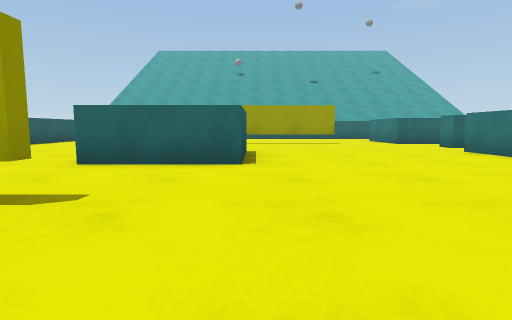
view 1 (above)

19 first-person views from a walk through a scene from a Unity 3-D project. The camera is 0.55 m above the floor, tilts 6° down and sees 80° across. The floor is counted in squares, 1 m on a side. Each view is taken from the middle of a square. On the plan, view 1 faces up. The plan holds only what a view shows up to about 9 squares ahead; the rest is blank. The place goes on beyond the plan. The player character is not drawn. Surface patterns are stand-ins for the level's own textures.

view 2
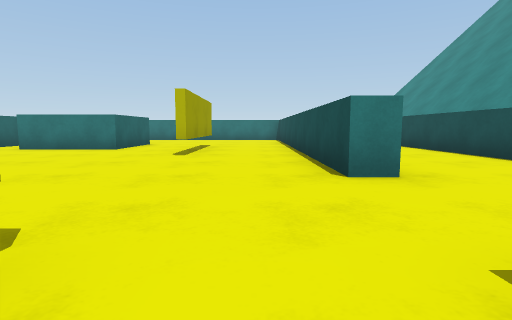

view 3
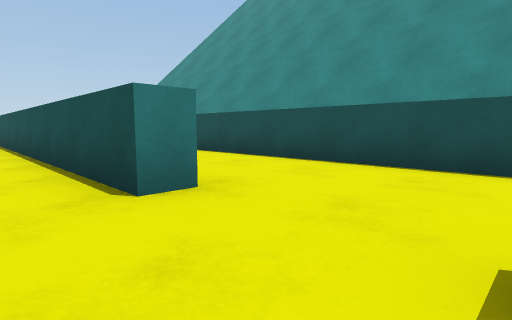

view 4
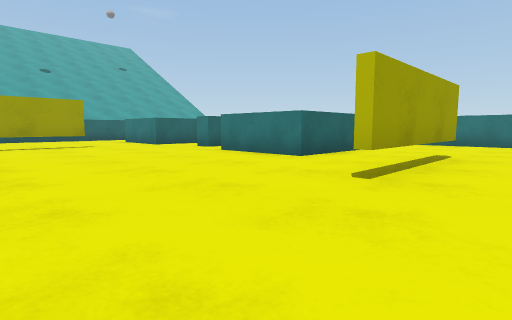

view 5
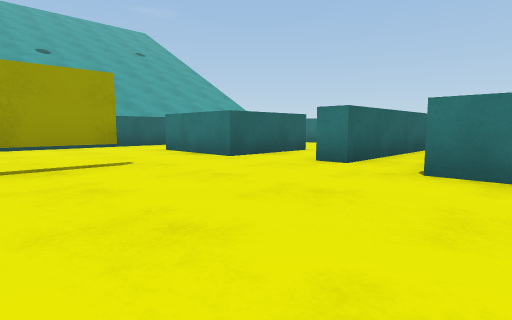

view 6
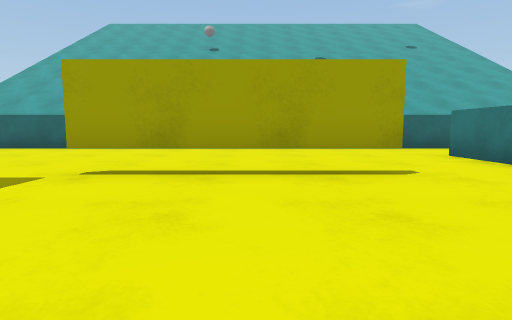

view 7
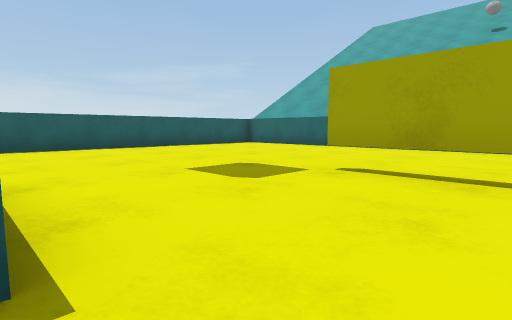

view 8
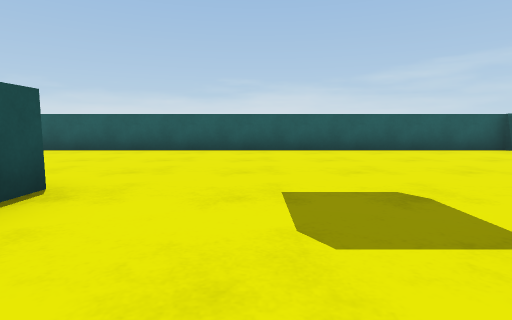

view 9
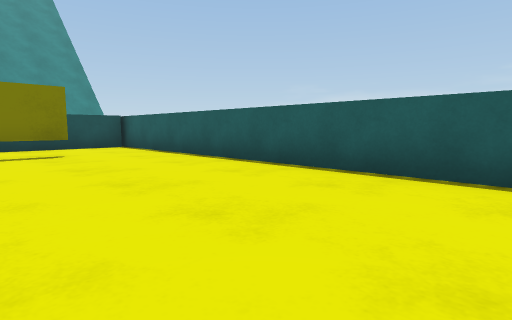

view 10
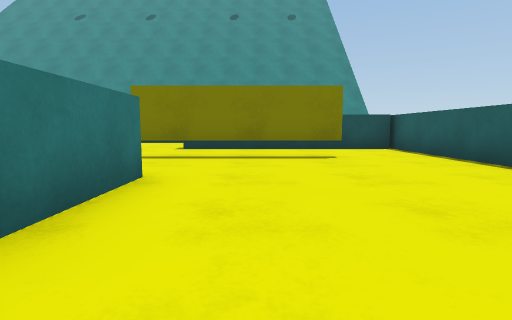

view 11
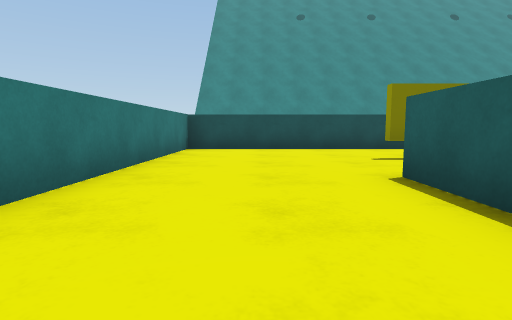

view 12
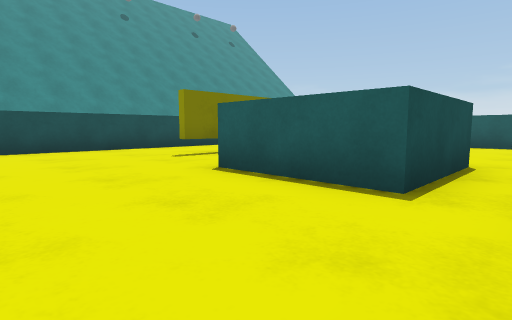

view 13
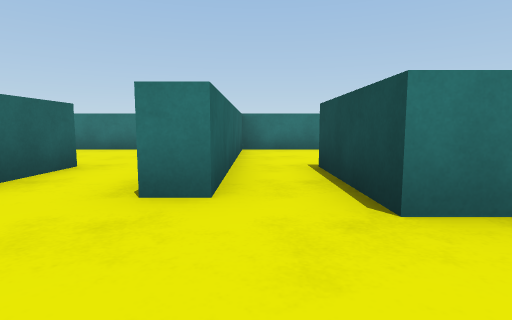

view 14
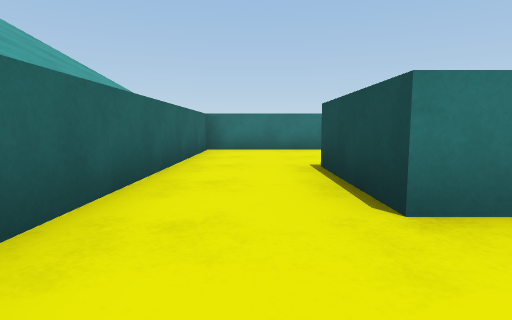

view 15
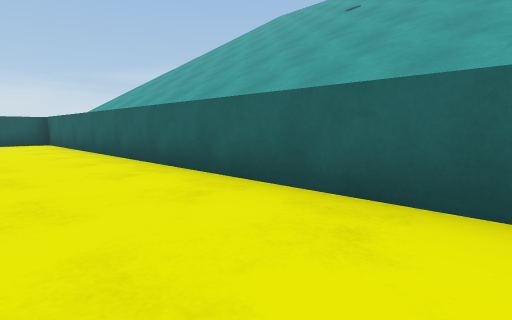

view 16
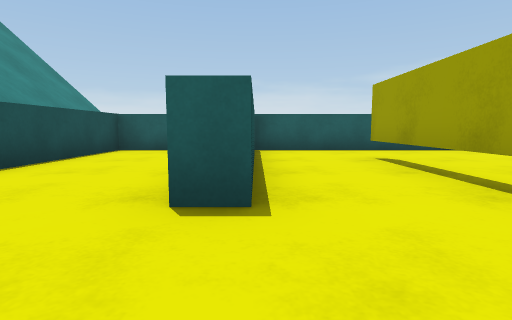

view 17
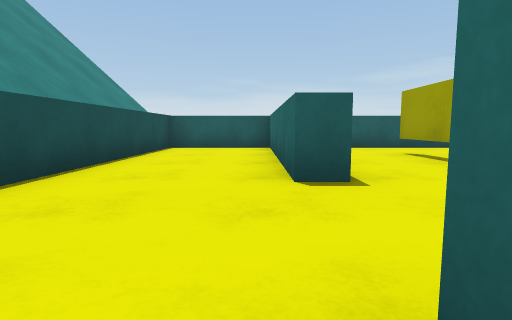

view 18
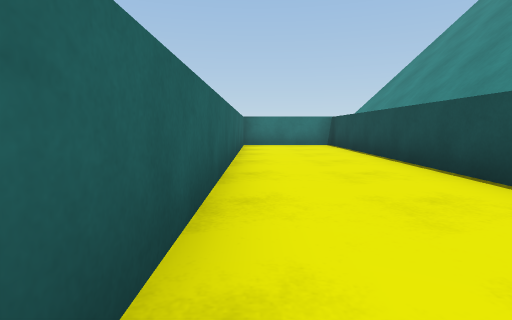

view 19
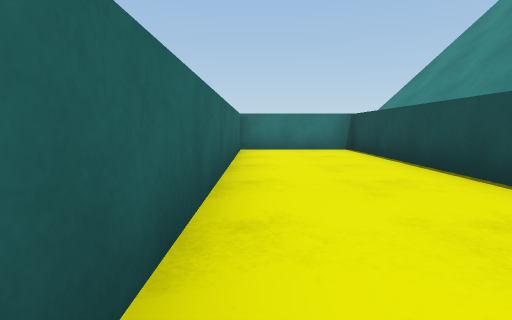

### Floor plan
Key: @ floor where view 1 was taken; # wall or solid block; . floor; B cyan block; T thing the floor can be seen under or through.
Columns run from 8 left of view 1 to 11 right of it. Each row starts with its distance up from view 1.
 15 ####################
 14 #..................#
 13 #............BBB...#
 12 #............B   ..#
 11 #......TTTT..BBB...#
 10 #.................
  9 #.............######
  8 #..................#
  7 #.....B B....BBB...#
  6 #.....B B....B B...#
  5 #.....BBB....BBB...#
  4 #..................#
  3 #...........###....#
  2 #..TTTT............#
  1 #..................#
  0 ######..@###########
 -1 #..................#
 -2 #..................#
 -3 #..................#
 -4 ####################

Positions as (right, up) in squares from view 1, and headings:
1: (0, 0), facing up
2: (-3, 1), facing right
3: (-2, 1), facing down-right
4: (0, 1), facing up-right
5: (1, 6), facing up-right
6: (1, 7), facing up
7: (1, 7), facing up-left
8: (0, 9), facing left
9: (-4, 9), facing down-left
10: (-4, 8), facing down
11: (9, 8), facing down
12: (10, 8), facing down-left
13: (3, 8), facing right
14: (3, 14), facing right
15: (4, 13), facing up-left
16: (0, 0), facing left
17: (1, -1), facing left
18: (1, -1), facing right
19: (3, -1), facing right
